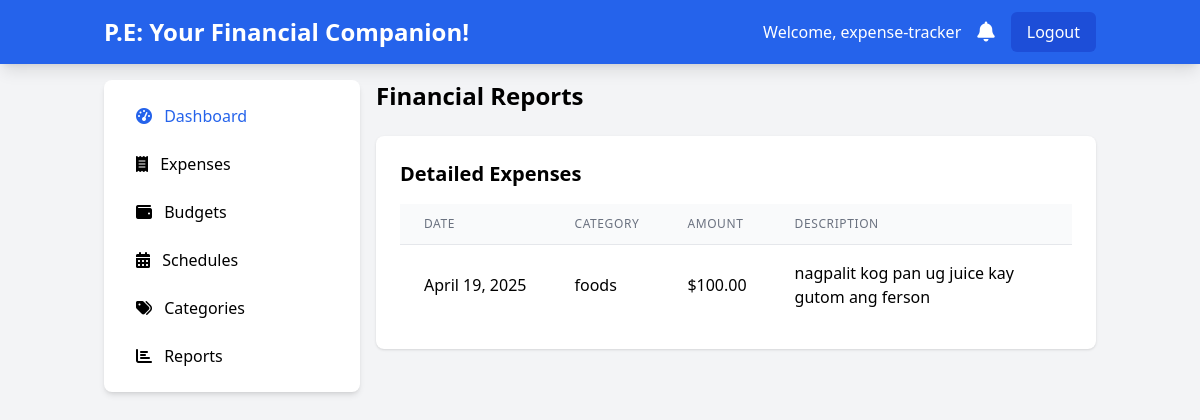
The app's page /reports/ (signed in) with its own data.
### expenses/models.py (models this page shows, shortened)
class Expense(models.Model):
    user = models.ForeignKey(User, on_delete=models.CASCADE)
    amount = models.DecimalField(max_digits=10, decimal_places=2, validators=[MinValueValidator(0)])
    category = models.ForeignKey(Category, on_delete=models.SET_NULL, null=True, blank=True)
    date = models.DateField()
    description = models.TextField(blank=True)

class Category(models.Model):
    name = models.CharField(max_length=50)
    user = models.ForeignKey(User, on_delete=models.CASCADE, null=True, blank=True)

### expenses/views.py (the view)
# urls.py: path('reports/', views.reports, name='reports'),
@login_required
def reports(request):
    today = date.today()
    start_of_month = today.replace(day=1)
    end_of_month = (start_of_month + timedelta(days=32)).replace(day=1) - timedelta(days=1)
    monthly_expenses = Expense.objects.filter(
        user=request.user,
        date__range=[start_of_month, end_of_month]
    ).order_by('date')
    category_data = []
    categories = Category.objects.filter(user=request.user)
    for category in categories:
        cat_expenses = monthly_expenses.filter(category=category).aggregate(total=Sum('amount'))['total'] or 0
        category_data.append({
            'name': category.name,
            'amount': cat_expenses,
        })
    budgets = Budget.objects.filter(user=request.user, period='monthly')
    budget_data = []
    for budget in budgets:
        actual = monthly_expenses.filter(category=budget.category).aggregate(total=Sum('amount'))['total'] or 0
        budget_data.append({
            'category': budget.category.name if budget.category else 'General',
            'budget': budget.amount,
            'actual': actual,
            'difference': budget.amount - actual
        })
    context = {
        'monthly_expenses': monthly_expenses,
        'category_data': category_data,
        'budget_data': budget_data,
    }
    return render(request, 'expenses/reports.html', context)

### expenses/templates/expenses/reports.html
{% extends "expenses/base.html" %}
{% block content %}
<div class="max-w-6xl mx-auto space-y-6">
    <h1 class="text-2xl font-bold">Financial Reports</h1>
    <div class="bg-white p-6 rounded-lg shadow">
        <h2 class="text-xl font-bold mb-4">Detailed Expenses</h2>
        <div class="overflow-x-auto">
            <table class="min-w-full divide-y divide-gray-200">
                <thead class="bg-gray-50">
                    <tr>
                        <th class="px-6 py-3 text-left text-xs font-medium text-gray-500 uppercase tracking-wider">Date</th>
                        <th class="px-6 py-3 text-left text-xs font-medium text-gray-500 uppercase tracking-wider">Category</th>
                        <th class="px-6 py-3 text-left text-xs font-medium text-gray-500 uppercase tracking-wider">Amount</th>
                        <th class="px-6 py-3 text-left text-xs font-medium text-gray-500 uppercase tracking-wider">Description</th>
                    </tr>
                </thead>
                <tbody class="bg-white divide-y divide-gray-200">
                    {% for expense in monthly_expenses %}
                    <tr>
                        <td class="px-6 py-4 whitespace-nowrap">{{ expense.date }}</td>
                        <td class="px-6 py-4 whitespace-nowrap">{{ expense.category.name|default:"Uncategorized" }}</td>
                        <td class="px-6 py-4 whitespace-nowrap">${{ expense.amount|floatformat:2 }}</td>
                        <td class="px-6 py-4">{{ expense.description|truncatechars:50|default:"-" }}</td>
                    </tr>
                    {% empty %}
                    <tr>
                        <td colspan="4" class="px-6 py-4 text-center text-gray-500">No expenses recorded this month.</td>
                    </tr>
                    {% endfor %}
                </tbody>
            </table>
        </div>
    </div>
</div>
{% endblock %}

### expenses/templates/expenses/base.html (shortened to what this page needs)
<!DOCTYPE html>
<html lang="en">
<head>
    <script src="https://cdn.tailwindcss.com"></script>
    <link href="https://cdnjs.cloudflare.com/ajax/libs/font-awesome/6.0.0-beta3/css/all.min.css" rel="stylesheet">
</head>
<body class="bg-gray-100">
    <nav class="bg-blue-600 text-white shadow-lg">
        <div class="container mx-auto px-4 py-3 flex justify-between items-center">
            {% if user.is_authenticated %}
            <a href="{% url 'dashboard' %}" class="text-2xl font-bold">P.E: Your Financial Companion!</a>
            {% endif %}
            {% if user.is_authenticated %}
            <div class="flex items-center space-x-4">
                <span class="hidden md:inline">Welcome, {{ user.username }}</span>
                <a href="{% url 'notifications_list' %}" class="relative">
                    <i class="fas fa-bell text-xl"></i>
                </a>
                <a href="{% url 'logout' %}" class="bg-blue-700 hover:bg-blue-800 px-4 py-2 rounded-md">Logout</a>
            </div>
            {% else %}
            <div>
                <a href="{% url 'login' %}" class="bg-blue-700 hover:bg-blue-800 px-4 py-2 rounded-md mr-2">Login</a>
                <a href="{% url 'register' %}" class="bg-green-600 hover:bg-green-700 px-4 py-2 rounded-md">Sign Up</a>
            </div>
            {% endif %}
        </div>
    </nav>
    {% if user.is_authenticated %}
    <div class="container mx-auto px-4 py-4 flex">
        <aside class="w-64 bg-white rounded-lg shadow-md p-4 mr-4 hidden md:block">
            <ul class="space-y-2">
                <li>
                    <a href="{% url 'dashboard' %}" class="block px-4 py-2 rounded hover:bg-blue-100 text-blue-600">
                        <i class="fas fa-tachometer-alt mr-2"></i> Dashboard
                    </a>
                </li>
                <li>
                    <a href="{% url 'expenses_list' %}" class="block px-4 py-2 rounded hover:bg-blue-100">
                        <i class="fas fa-receipt mr-2"></i> Expenses
                    </a>
                </li>
                <li>
                    <a href="{% url 'budgets_list' %}" class="block px-4 py-2 rounded hover:bg-blue-100">
                        <i class="fas fa-wallet mr-2"></i> Budgets
                    </a>
                </li>
                <li>
                    <a href="{% url 'schedules_list' %}" class="block px-4 py-2 rounded hover:bg-blue-100">
                        <i class="fas fa-calendar-alt mr-2"></i> Schedules
                    </a>
                </li>
                <li>
                    <a href="{% url 'categories_list' %}" class="block px-4 py-2 rounded hover:bg-blue-100">
                        <i class="fas fa-tags mr-2"></i> Categories
                    </a>
                </li>
                <li>
                    <a href="{% url 'reports' %}" class="block px-4 py-2 rounded hover:bg-blue-100">
                        <i class="fas fa-chart-bar mr-2"></i> Reports
                    </a>
                </li>
            </ul>
        </aside>
        {% endif %}
        <main class="flex-1">
            {% block content %}{% endblock %}
        </main>
    </div>
</body>
</html>

### records on screen
Expense: date "April 19, 2025", category.name "foods", amount "100.00", description "nagpalit kog pan ug juice kay gutom ang ferson"

### other values on screen
{{ user.username }} "expense-tracker"
